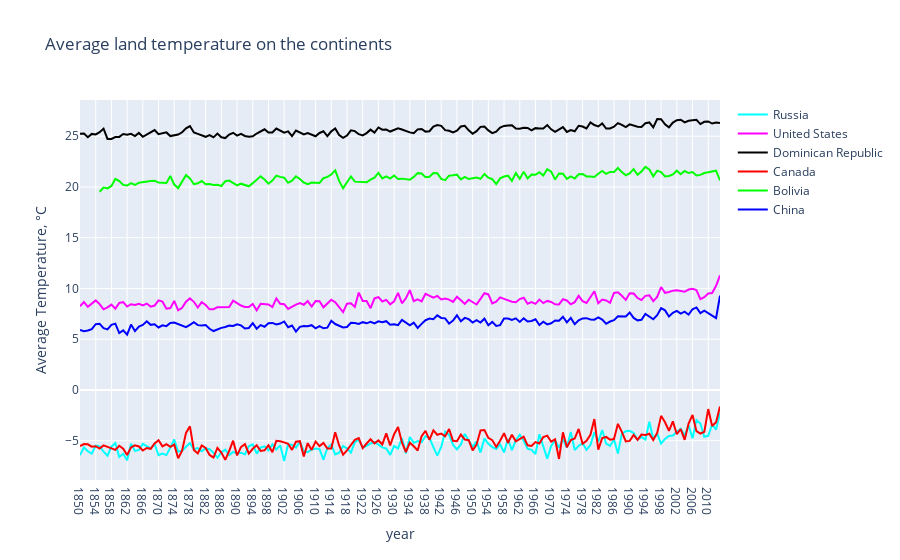

Write notebook code for a chart like this one.
### Code cell
continent = ['Russia', 'United States', 'Dominican Republic', 'Canada', 'Bolivia', 'China']
years = np.unique(global_temp_country['Date'].apply(lambda x: x[:4]))
years = list(map(int,years))

# Eliminar todos los datos menores a 1850
years = [x for x in years if x >= 1850]
years = list(map(str, years))


mean_temp_year_country = [ [0] * len(years) for i in range(len(continent))]

j = 0
for country in continent:
    all_temp_country = global_temp_country[global_temp_country['Country'] == country]
    i = 0
    for year in years:
        mean_temp_year_country[j][i] = all_temp_country[all_temp_country['Date'].apply(
                lambda x: x[:4]) == year]['AverageTemperature'].mean()
        i +=1
    j += 1

traces = []
colors = ['rgb(0, 255, 255)', 'rgb(255, 0, 255)', 'rgb(0, 0, 0)',
          'rgb(255, 0, 0)', 'rgb(0, 255, 0)', 'rgb(0, 0, 255)']
for i in range(len(continent)):
    traces.append(go.Scatter(
        x=years,
        y=mean_temp_year_country[i],
        mode='lines',
        name=continent[i],
        line=dict(color=colors[i]),
    ))

layout = go.Layout(
    xaxis=dict(title='year'),
    yaxis=dict(title='Average Temperature, °C'),
    title='Average land temperature on the continents',)

fig = go.Figure(data=traces, layout=layout)
py.iplot(fig)

### Figure 1 — Plotly figure (JSON) as saved in the notebook; plotly's stock layout.template omitted (floating-point values rounded to 4 significant figures; data arrays with more than 128 entries replaced by an {"elided": "..."} marker saying what was removed)
{"data": [{"line": {"color": "rgb(0, 255, 255)"}, "mode": "lines", "name": "Russia", "type": "scatter", "x": {"elided": "164 str values"}, "y": {"elided": "164 float values"}}, {"line": {"color": "rgb(255, 0, 255)"}, "mode": "lines", "name": "United States", "type": "scatter", "x": {"elided": "164 str values"}, "y": {"elided": "164 float values"}}, {"line": {"color": "rgb(0, 0, 0)"}, "mode": "lines", "name": "Dominican Republic", "type": "scatter", "x": {"elided": "164 str values"}, "y": {"elided": "164 float values"}}, {"line": {"color": "rgb(255, 0, 0)"}, "mode": "lines", "name": "Canada", "type": "scatter", "x": {"elided": "164 str values"}, "y": {"elided": "164 float values"}}, {"line": {"color": "rgb(0, 255, 0)"}, "mode": "lines", "name": "Bolivia", "type": "scatter", "x": {"elided": "164 str values"}, "y": {"elided": "164 float values"}}, {"line": {"color": "rgb(0, 0, 255)"}, "mode": "lines", "name": "China", "type": "scatter", "x": {"elided": "164 str values"}, "y": {"elided": "164 float values"}}], "layout": {"title": {"text": "Average land temperature on the continents"}, "xaxis": {"title": {"text": "year"}}, "yaxis": {"title": {"text": "Average Temperature, °C"}}}}
